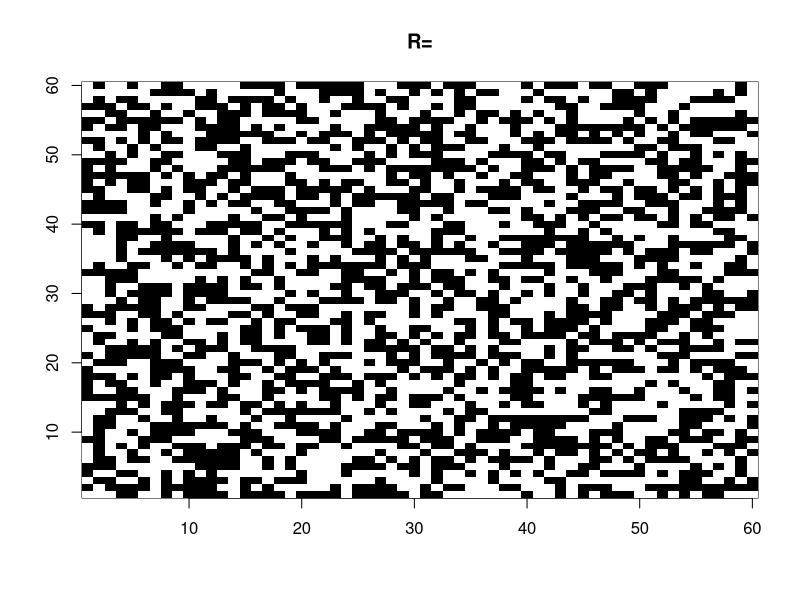
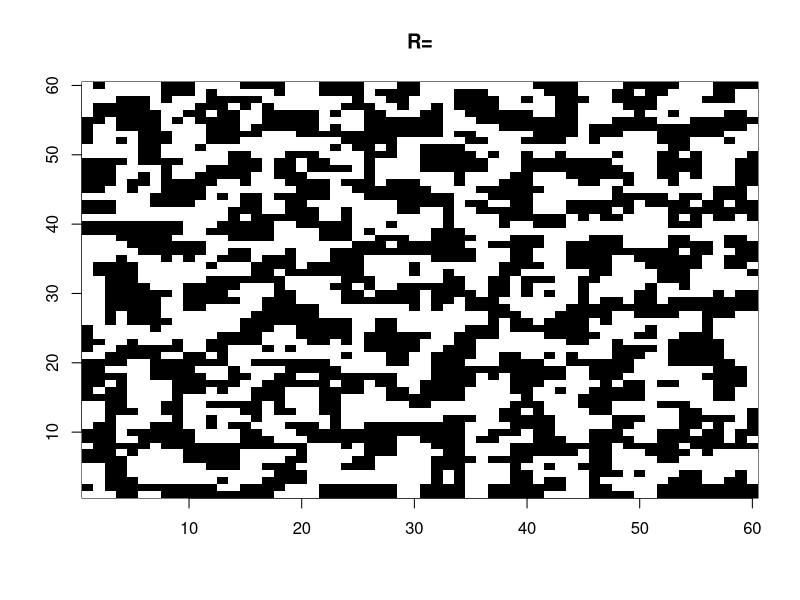
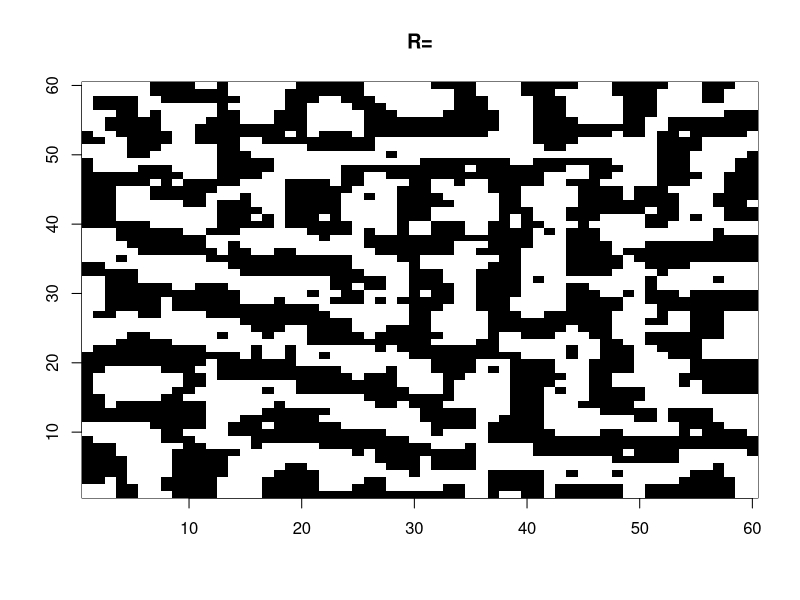
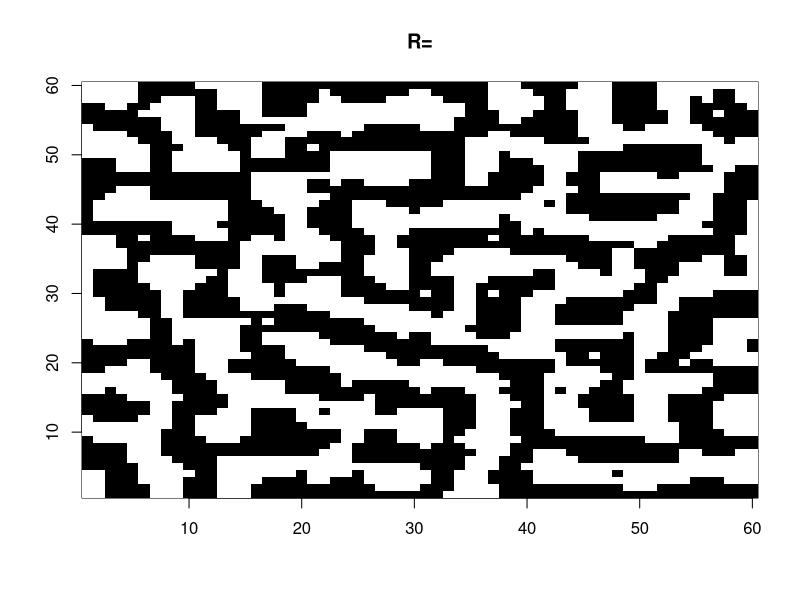
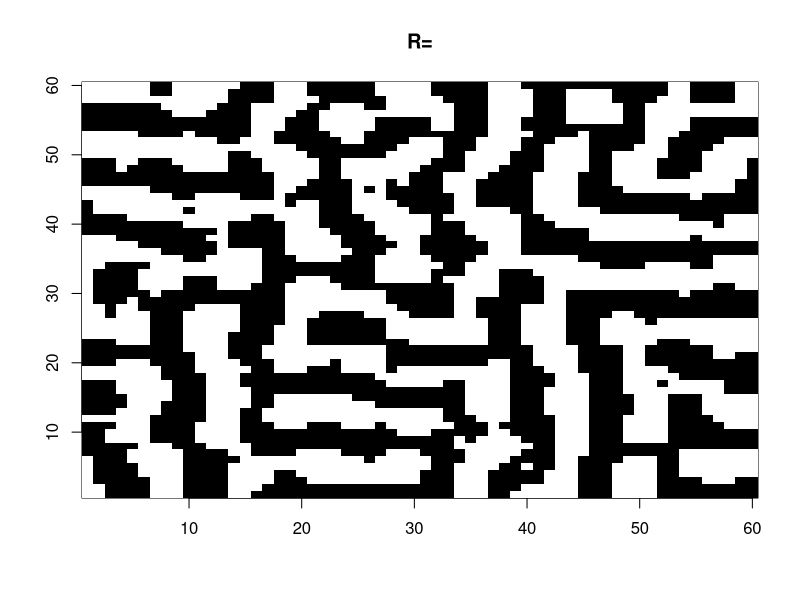

These charts were generated, in order, by the following R code:
####################################################
## ----2D Ising Model Pigmentation Application----##
## -------------(Jose Muñoz-Lopez)----------------##
####################################################

## Lattice sizes chosen N = 10,20,30,40 (or anything you want)
## Main Loop for N in the given vector

## Parameters from Bio paper

h <- 0
J1 <- 1
J2 <- -0.1
R1 <- 1
R2 <- 6
N <- 60


## Define a lattice with random spins (+1, -1) of size N^2
lattice <- matrix(sample(c(-1,1), N^2, replace = TRUE),ncol = N)

## Update Algorithm
Update <- function(A, h = 0, J1 = 1, J2 = -0.1, R1 = 1, R2 = 6){
  ## Pick site
  i <- sample(seq(1, nrow(A)),1)
  j <- sample(seq(1, ncol(A)),1)
  
  ## Squared distances
  d2 <- (row(A)-i)^2 + (col(A)-j)^2
  
  ## J1 term computation
  
  mask_j1 <- (d2 > 0) & (d2 <= R1^2)
  Term1 <- J1 * sum(A[mask_j1])
  
  ## J2 term computation
  
  mask_j2 <- (d2 > R1^2) & (d2 < R2^2)
  Term2 <- J2 * sum(A[mask_j2])

  
  A[i,j] <- sign(h + Term1 + Term2)
  
  return(A)
}



Sweep <- function(A,l){
  k <- N*N*l
  for (i in 1:k){
    A <- Update(A)
  }
  return(A)
}


## Visualization of a config.
Viz <- function(A){
  cols<- c("white", "black")
  image(
    1:nrow(A), 1:nrow(A),
    t(apply(A, 2, rev)),
    col = cols,
    breaks = c(-1, 0, 1),
    xlab = "",
    ylab = "",
    main = "R="
  )  
}


Viz(lattice)
Viz(Sweep(lattice, 1))
Viz(Sweep(lattice,2))
Viz(Sweep(lattice,3))
Viz(Sweep(lattice,4))
